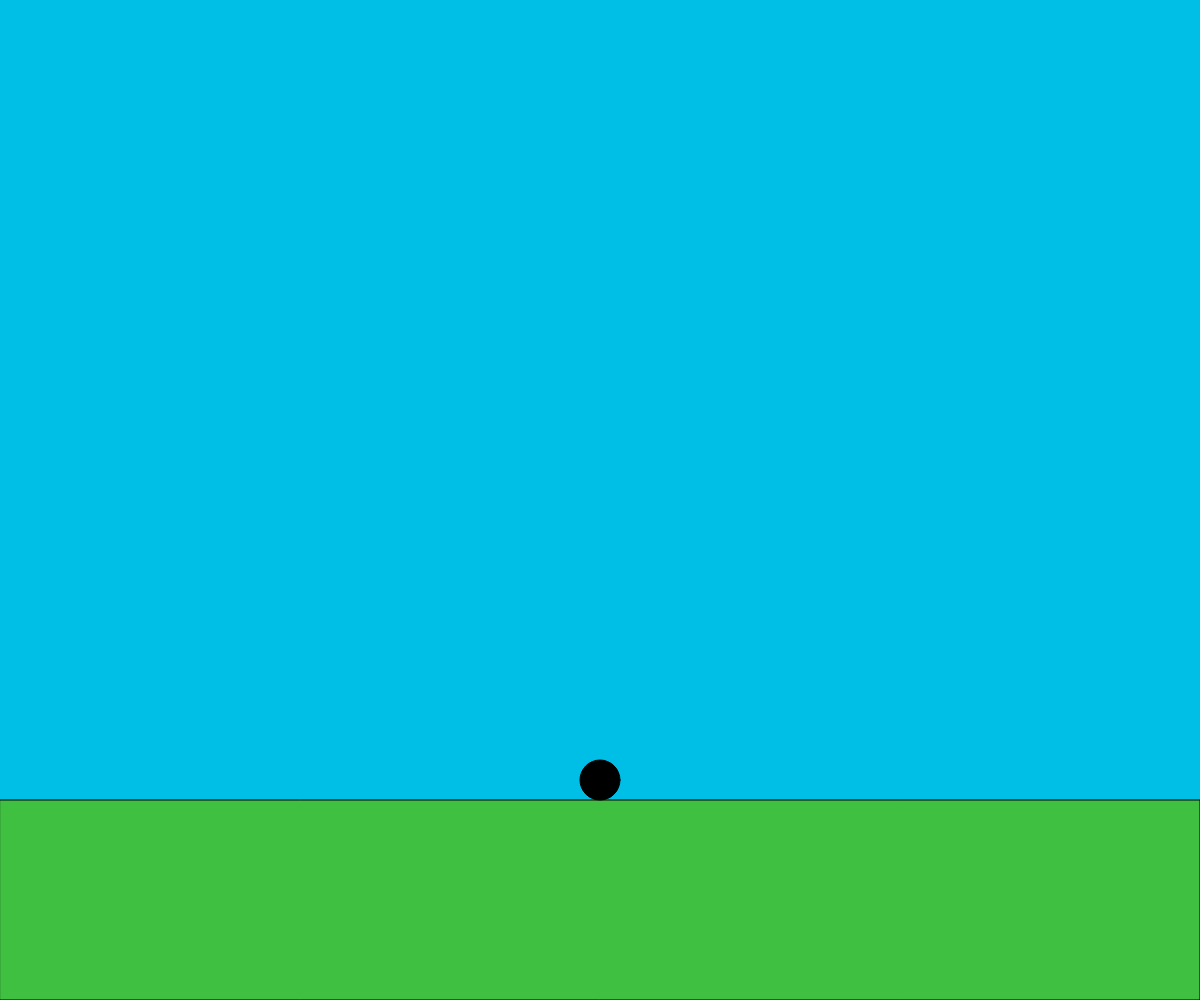
Frame 1 (no input)
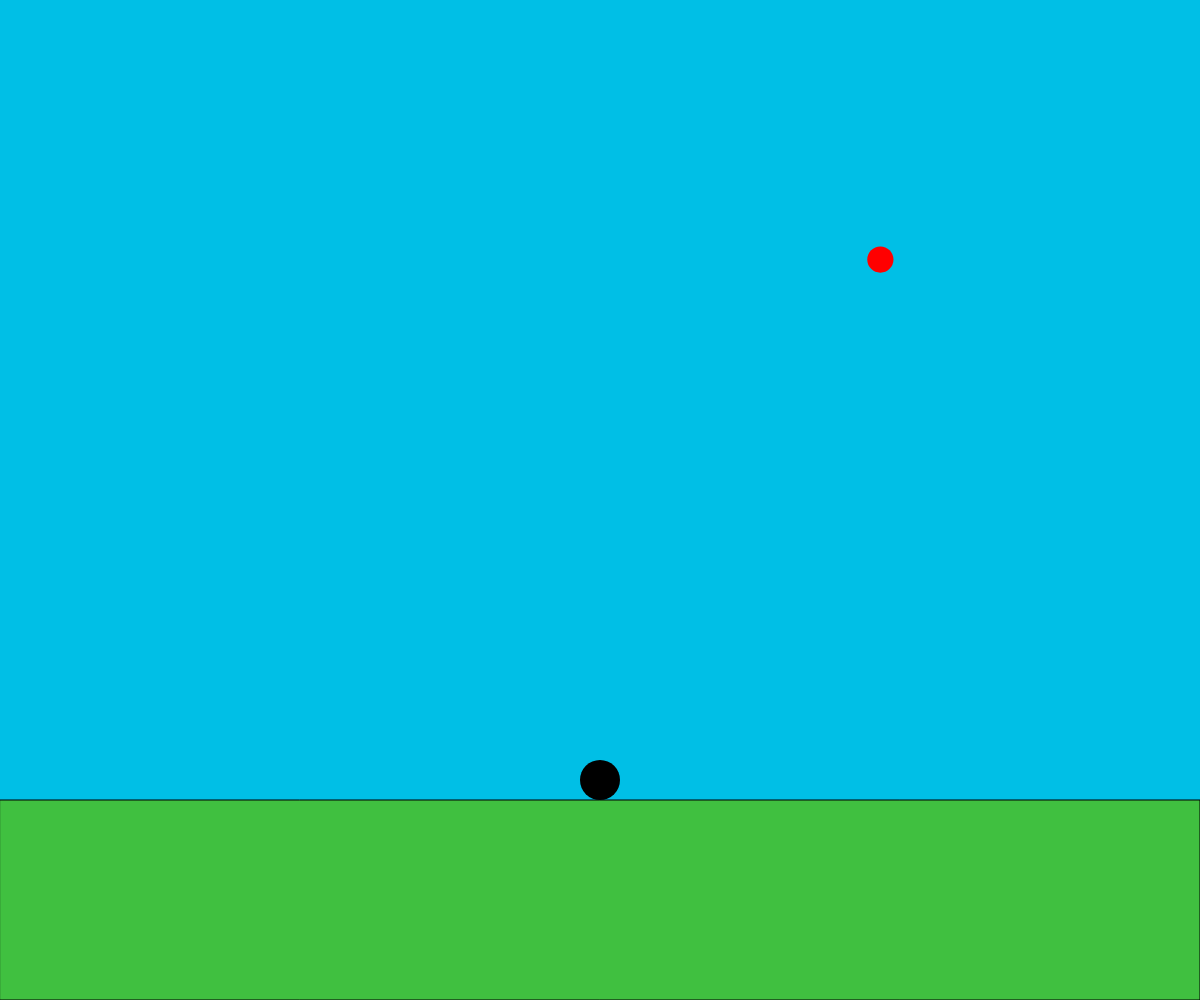
Frame 60 (no input)
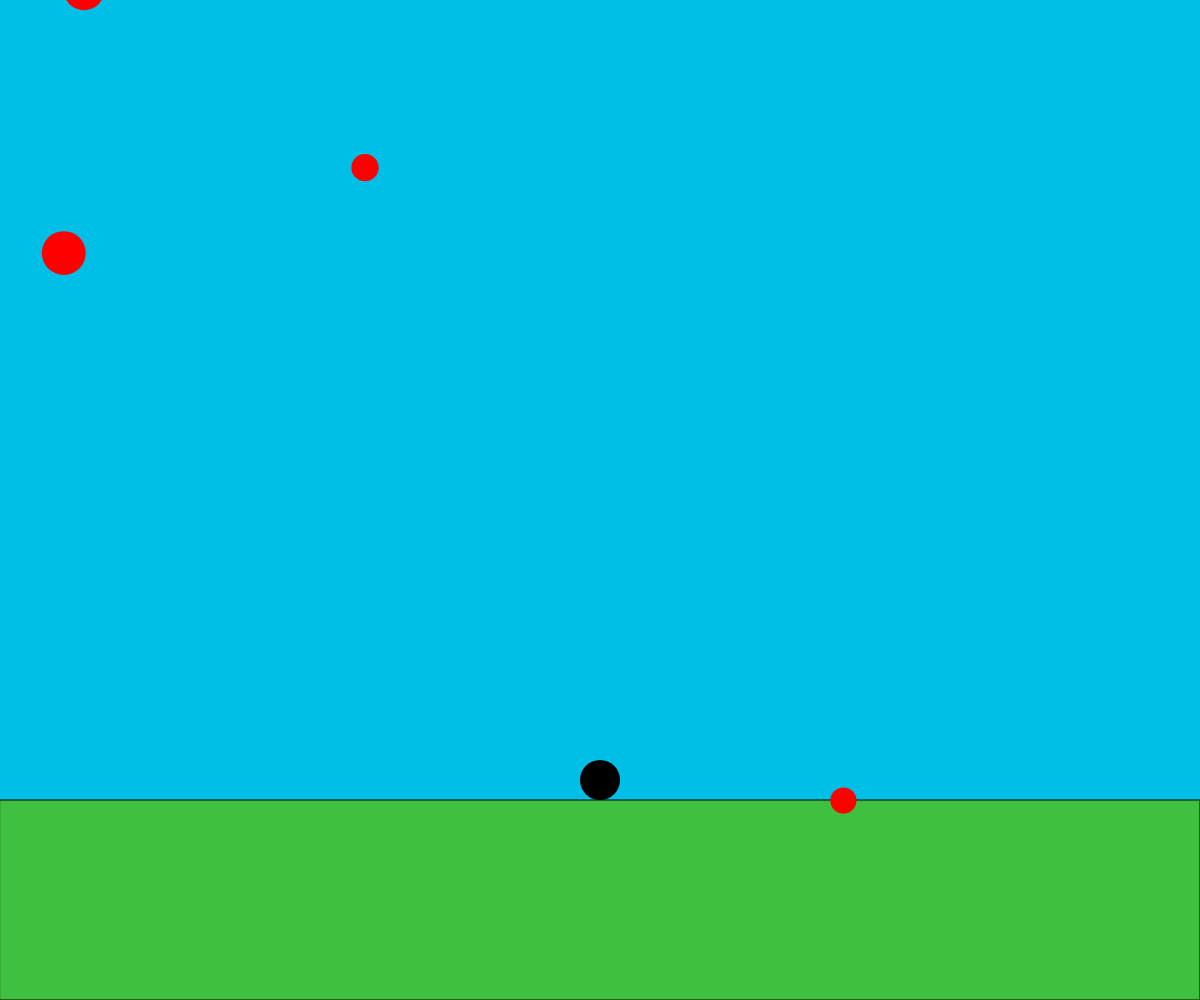
Frame 120 (the mouse pressed at the canvas centre since frame 60)

The p5.js sketch that drew these frames (run headless with seeded random() and noise() and a simulated clock; from frame 60 on, the mouse is pressed at the canvas centre):

// p5.js sketch
// ── sketch.js
// 最終課題を制作しよう
let x, y; 
let vx = 0, vy = 0;
let size = 40;
let g =1;
let groundY;

let balls = [];

function setup(){
  createCanvas(windowWidth, windowHeight);
  groundY = height* 0.8
  x = width / 2
  y = groundY - size / 2;
}

function draw(){
  background(0,191,230);

  stroke(0);
  fill(64, 192, 64);
  rect(0, groundY, width, height - groundY);

  let speed = 5;
  if(keyIsDown("A".charCodeAt(0))){speed *= 2}
  if(keyIsDown(LEFT_ARROW)){x-=speed}
  if(keyIsDown(RIGHT_ARROW)){x+=speed}

//じゃんぷ
if (keyIsDown(32)&& y >= groundY - size/2){
  vy = -20;
}
vy += g;
y += vy;
//画面内制限
 x = constrain(x, 0, width);
 y = constrain(y, 0, groundY - size / 2);
//速さ制限
 vx = constrain(vx, -20, 20);
 vy = constrain(vy, -20, 20);

if (y >= groundY - size / 2) {
    y = groundY - size / 2;
    vy = 0;
}

//球が発射される
//球の追加
if (frameCount % 30 === 0) {
    spawnBall();   
}

//　球の更新
 for (let i = balls.length - 1; i >= 0; i--) {
    let b = balls[i];

    b.x += b.vx;
    b.y += b.vy;

    //球　キャラクター
    fill(255, 0, 0);
    noStroke();
    ellipse(b.x, b.y, b.size, b.size);

    //画面外に出たら削除
    if (b.x < -50 || b.x > width + 50 ||
      b.y > height + 50
    ) {
      balls.splice(i, 1);
      continue;
    }

    //キャラクターと敵が接触したかどうか
     let d = dist(x, y, b.x, b.y);
    if (d < (size / 2 + b.size / 2)) {
      // 当たったときの処理リセット
      resetPlayer();
    }
  }

//playerを書く
fill(0);
  ellipse(x, y, size, size);
}

// 球を1つ生成する関数
function spawnBall() {
  let side = floor(random(3)); // 0:左, 1:右, 2:上
  let b = {
    x: 0,
    y: 0,
    vx: 0,
    vy: 0,
    size: random(20, 50)
  };
  //左から
   if (side === 0) {
    b.x = -20;
    b.y = random(50, groundY - 50);
    b.vx = random(5, 10);
    b.vy = random(-1, 1);
  }
  //右から左
  else if (side === 1) {
    b.x = width + 20;
    b.y = random(50, groundY - 50);
    b.vx = random(-10, -5);
    b.vy = random(-1, 1);
  }
  //上から
  else {
    b.x = random(0, width);
    b.y = -20;
    b.vx = random(-2, 2);
    b.vy = random(5, 10);
  }

  balls.push(b);
}
  
// プレイヤーが当たったときのリセット処理
function resetPlayer() {
  x = width / 2;
  y = groundY - size / 2;
  vx = 0;
  vy = 0;
}
